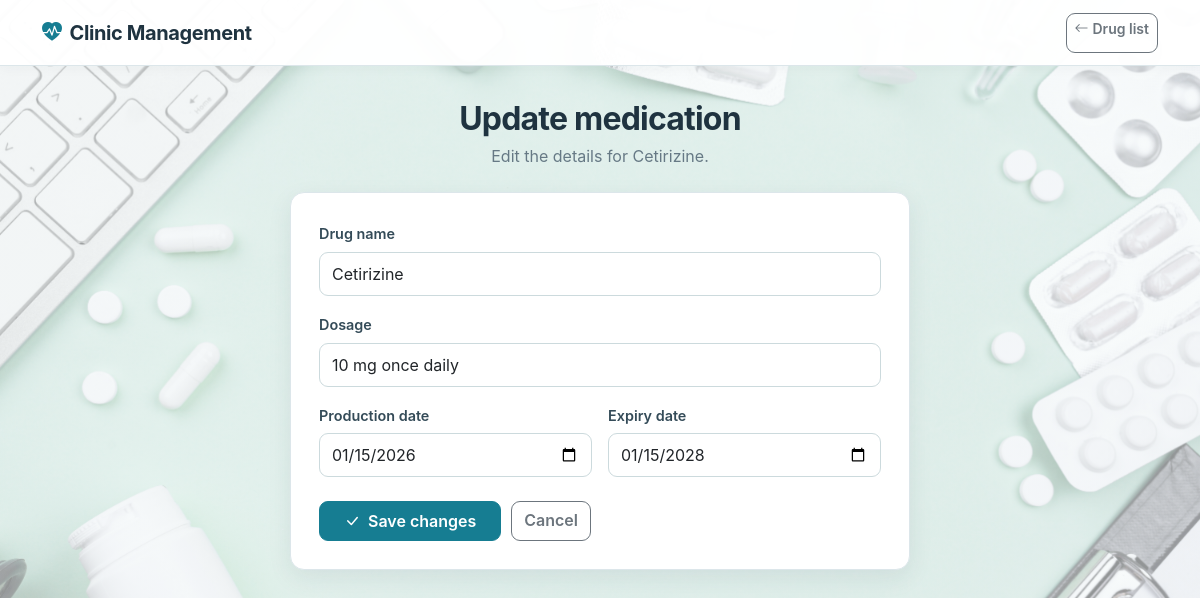
Screenshot of /View/updateDrugs.php?id=1 (signed in) with the database file from the repository.
### tables this page shows
CREATE TABLE IF NOT EXISTS `drugs` (
    `id` INT UNSIGNED NOT NULL AUTO_INCREMENT,
    `name` VARCHAR(200) NOT NULL,
    `dosage` VARCHAR(100) NOT NULL,
    `production_date` DATE NULL,
    `expiry_date` DATE NULL,
    PRIMARY KEY (`id`),
    UNIQUE KEY `uq_drugs_name` (`name`)
);

### Logic/security.php (called while the page is built, shortened)
<?php
function e($value)
{
    return htmlspecialchars((string) $value, ENT_QUOTES, 'UTF-8');
}

### View/updateDrugs.php (the view, shortened to what this page needs)
<?php
require_once '../Logic/security.php';
require_once '../Logic/connectionDB.php';
$id = (int) ($_GET['id'] ?? 0);
$stmt = $conn->prepare('SELECT id,name,dosage,production_date,expiry_date FROM drugs WHERE id=?');
$stmt->bind_param('i', $id);
$stmt->execute();
$drug = $stmt->get_result()->fetch_assoc();
?>
<!DOCTYPE html>
<html lang="en">
    <head>
        <link href="https://cdn.jsdelivr.net/npm/bootstrap@5.3.3/dist/css/bootstrap.min.css" rel="stylesheet">
        <link href="https://cdn.jsdelivr.net/npm/bootstrap-icons@1.11.3/font/bootstrap-icons.min.css" rel="stylesheet">
        <link rel="stylesheet" href="Styles/main.css">
    </head>
    <body class="page-background pharmacist-background">
        <nav class="navbar app-navbar">
            <div class="container-xl">
                <a class="navbar-brand" href="pharmacist_dashboard.php">
                    <i class="bi bi-heart-pulse-fill text-clinic me-2"></i>Clinic Management</a>
                <a class="btn btn-outline-secondary btn-sm" href="ViewDrugsScreen.php">
                    <i class="bi bi-arrow-left me-1"></i>Drug list</a>
            </div>
        </nav>
        <main class="page-shell">
            <header class="page-header text-center">
                <h1 class="page-title">Update medication</h1>
                <p class="page-subtitle">Edit the details for <?= e($drug['name']) ?>.</p>
            </header>
            <section class="surface-card form-card form-card-narrow">
                <form action="../Logic/UpdateDrugs_logic.php" method="post">
                    <div class="row g-3">
                        <div class="col-12">
                            <label class="form-label" for="name">Drug name</label>
                            <input class="form-control" id="name" type="text" name="name" value="<?= e($drug['name']) ?>" required>
                        </div>
                        <div class="col-12">
                            <label class="form-label" for="dosage">Dosage</label>
                            <input class="form-control" id="dosage" type="text" name="dosage" value="<?= e($drug['dosage']) ?>" required>
                        </div>
                        <div class="col-md-6">
                            <label class="form-label" for="production_date">Production date</label>
                            <input class="form-control" id="production_date" type="date" name="production_date" value="<?= e($drug['production_date']) ?>">
                        </div>
                        <div class="col-md-6">
                            <label class="form-label" for="expiry_date">Expiry date</label>
                            <input class="form-control" id="expiry_date" type="date" name="expiry_date" value="<?= e($drug['expiry_date']) ?>">
                        </div>
                    </div>
                    <div class="form-actions">
                        <button class="btn btn-clinic px-4" type="submit" name="update_Drugs">
                            <i class="bi bi-check-lg me-2"></i>Save changes</button>
                        <a class="btn btn-outline-secondary" href="ViewDrugsScreen.php">Cancel</a>
                    </div>
                </form>
            </section>
        </main>
    </body>
</html>

### View/Styles/main.css (style rules this page uses)
:root { --clinic-primary: #167d92; --clinic-primary-dark: #0f6172; --clinic-primary-soft: #e8f5f7; --clinic-bg: #f4f7f9; --clinic-surface: #ffffff; --clinic-text: #1f3340; --clinic-muted: #667985; --clinic-border: #dce6ea; --clinic-radius: 14px; --clinic-shadow: 0 8px 24px rgba(31, 51, 64, 0.08); }
* { box-sizing: border-box; }
body { min-height: 100vh; margin: 0; color: var(--clinic-text); background: var(--clinic-bg); font-family: Inter, system-ui, -apple-system, "Segoe UI", sans-serif; }
a { text-decoration: none; }
.text-clinic { color: var(--clinic-primary) !important; }
.page-background { background: linear-gradient(rgba(244, 249, 250, .60), rgba(244, 249, 250, .60)), var(--page-background-image) center center / cover fixed no-repeat; }
.pharmacist-background { --page-background-image: url('../../images/pharmacybackground.jpg'); }
.app-navbar { min-height: 66px; border-bottom: 1px solid var(--clinic-border); background: rgba(255, 255, 255, .96); box-shadow: 0 2px 12px rgba(31, 51, 64, .04); }
.navbar-brand { color: var(--clinic-text); font-weight: 700; letter-spacing: -.02em; }
.page-shell { width: min(100% - 32px, 1180px); margin: 0 auto; padding: 34px 0 48px; }
.page-header { margin-bottom: 24px; }
.page-title { margin: 0 0 6px; font-size: clamp(1.55rem, 3vw, 2rem); font-weight: 700; letter-spacing: -.025em; }
.page-subtitle { margin: 0; color: var(--clinic-muted); }
.surface-card { border: 1px solid var(--clinic-border); border-radius: var(--clinic-radius); background: var(--clinic-surface); box-shadow: var(--clinic-shadow); }
.form-card { width: min(100%, 820px); margin: 0 auto; padding: 28px; }
.form-card-narrow { max-width: 620px; }
.form-label { margin-bottom: 7px; color: #344b58; font-size: .9rem; font-weight: 600; }
.form-control, .form-select { min-height: 44px; border-color: #ccdadd; border-radius: 9px; }
.form-actions { display: flex; flex-wrap: wrap; gap: 10px; margin-top: 24px; }
.btn { min-height: 40px; border-radius: 9px; font-weight: 600; }
.btn-clinic { border-color: var(--clinic-primary); color: #fff; background: var(--clinic-primary); }

### rows the page displays
drugs: name "Cetirizine", dosage "10 mg once daily", production_date "01/15/2026", expiry_date "01/15/2028"
